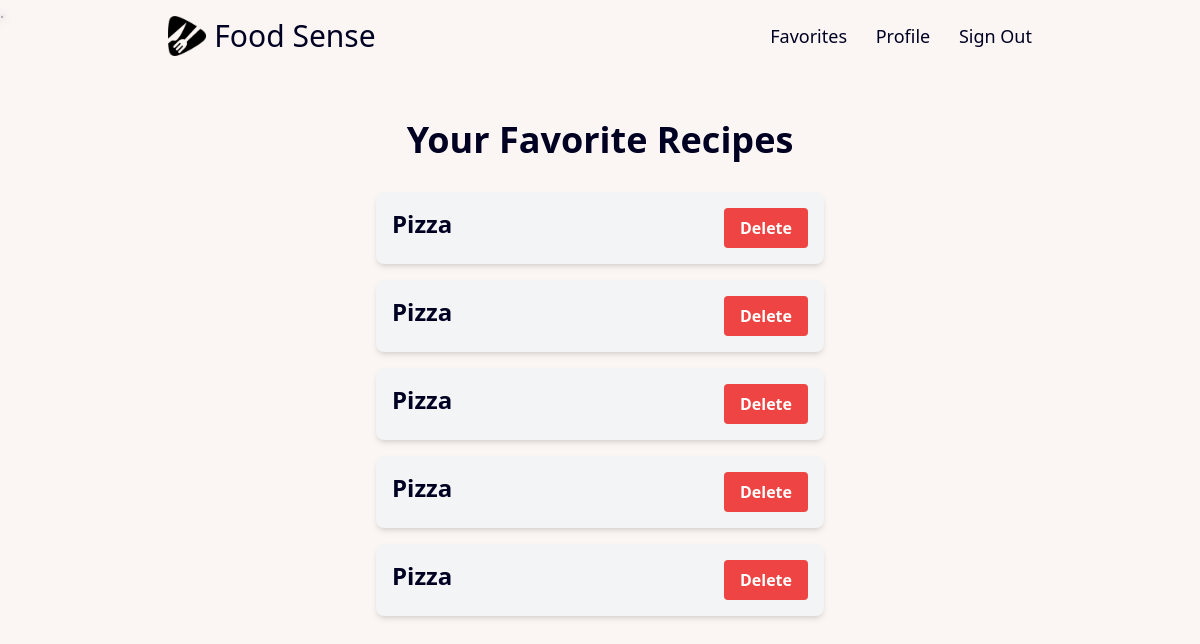
The page /users/favorites_list/ (signed in) on the database its author committed.
### users/models.py (models this page shows)
class Favorite(models.Model):
    user = models.ForeignKey(User, on_delete=models.CASCADE)
    name = models. CharField(max_length = 100)
    ingredients = models.TextField()
    steps = models.TextField()

### users/views.py (the view)
# urls.py: path('favorites_list/', views.favorites_list, name="favorites_list"),
@login_required
def favorites_list(request):
    return render(request, 'users/favorite_list.html')

### users/templates/users/favorite_list.html (shortened to what this page needs)
{% extends 'base.html' %}
{% block body %}
<div class="container mx-auto p-4 text-black">
   <h1 class="text-4xl font-bold text-center mb-8 text-[#000022]">Your Favorite Recipes</h1>
   <div id="favorites-list" class="max-w-md mx-auto">
       {% if user.favorite_set.all %}
       {% for favorite in user.favorite_set.all %}
       <div class="bg-gray-100 rounded-lg p-4 shadow-md mb-4 flex items-center justify-between" id="favorite-{{ favorite.id }}">
           <div>
               <a href="{% url 'users:favorite' favorite.id %}">
                   <h2 class="text-2xl font-bold mb-2 text-[#000022]">{{ favorite.name | safe }}</h2>
               </a>
           </div>
           <div>
               <button data-favorite-id="{{ favorite.id }}" class="bg-red-500 hover:bg-red-700 text-white font-bold py-2 px-4 rounded focus:outline-none focus:shadow-outline" onclick="deleteFavorite(this)">Delete</button>
           </div>
       </div>
       {% endfor %}
       {% else %}
       <div class="text-center mt-8">
           <p class="text-gray-600 text-lg">You don't have any saved recipes yet.</p>
       </div>
       {% endif %}
   </div>
</div>
{% endblock body %}

### templates/base.html (shortened to what this page needs)
{% load socialaccount %}
{% load static %}
<!DOCTYPE html>
<html lang="en">
<head>
   <script src="https://cdn.tailwindcss.com"></script>
</head>
<body class="bg-[#fbf5f3] min-h-screen text-[#000022] font-sans">
   <header id="navbar" class="bg-opacity-75 backdrop-blur-sm fixed top-0 left-0 w-full z-10 transition duration-300 ease-in-out">
       <section class="max-w-4xl mx-auto p-4 flex justify-between items-center">
           <a href="{% url 'index' %}" class="hover:opacity-90 flex items-center">
                <img src="{% static 'images/logo-white.png' %}" alt="EDUQUEST Logo" class="h-10 mr-2">
                <h1 class="text-3xl font-medium">
                    Food Sense
                </h1>
            </a>
           <nav class="block space-x-6 text-lg " aria-label="main">
               {% if not user.is_authenticated %}
                   <a href="{% provider_login_url 'google' %}" class="hover:opacity-90">Sign In with Google</a>
               {% else %}
                   <a href="{% url 'users:favorites_list' %}" class="hover:opacity-90">Favorites</a>
                   <a href="{% url 'users:profile' %}" class="hover:opacity-90">Profile</a>
                   <a href="{% url 'account_logout' %}" class="hover:opacity-90">Sign Out</a>
               {% endif %}
           </nav>
       </section>
   </header>
   <main class="mt-20">
       {% block body %}
       {% endblock body %}
   </main>
</body>
</html>

### rows shown on the page
Favorite: name "Pizza"
Favorite: name "Pizza"
Favorite: name "Pizza"
Favorite: name "Pizza"
Favorite: name "Pizza"
